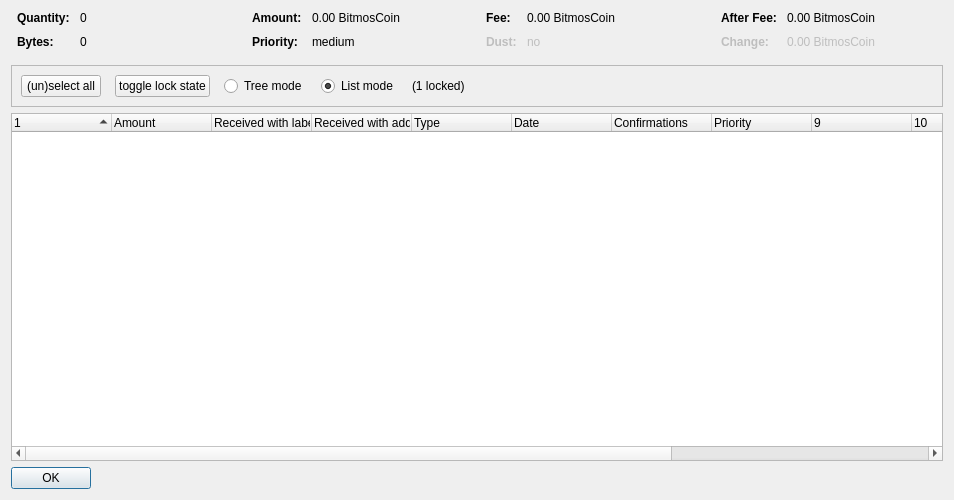
<?xml version="1.0" encoding="UTF-8"?>
<ui version="4.0">
 <class>CoinControlDialog</class>
 <widget class="QDialog" name="CoinControlDialog">
  <property name="geometry">
   <rect>
    <x>0</x>
    <y>0</y>
    <width>954</width>
    <height>500</height>
   </rect>
  </property>
  <property name="windowTitle">
   <string>Coin Selection</string>
  </property>
  <layout class="QVBoxLayout" name="verticalLayout">
   <item>
    <layout class="QHBoxLayout" name="horizontalLayoutTop" stretch="0,0,0,0">
     <property name="topMargin">
      <number>0</number>
     </property>
     <property name="bottomMargin">
      <number>10</number>
     </property>
     <item>
      <layout class="QFormLayout" name="formLayoutCoinControl1">
       <property name="horizontalSpacing">
        <number>10</number>
       </property>
       <property name="verticalSpacing">
        <number>10</number>
       </property>
       <property name="leftMargin">
        <number>6</number>
       </property>
       <property name="rightMargin">
        <number>6</number>
       </property>
       <item row="0" column="0">
        <widget class="QLabel" name="labelCoinControlQuantityText">
         <property name="font">
          <font>
           <weight>75</weight>
           <bold>true</bold>
          </font>
         </property>
         <property name="text">
          <string>Quantity:</string>
         </property>
        </widget>
       </item>
       <item row="0" column="1">
        <widget class="QLabel" name="labelCoinControlQuantity">
         <property name="cursor">
          <cursorShape>IBeamCursor</cursorShape>
         </property>
         <property name="contextMenuPolicy">
          <enum>Qt::ActionsContextMenu</enum>
         </property>
         <property name="text">
          <string notr="true">0</string>
         </property>
         <property name="textInteractionFlags">
          <set>Qt::LinksAccessibleByMouse|Qt::TextSelectableByKeyboard|Qt::TextSelectableByMouse</set>
         </property>
        </widget>
       </item>
       <item row="1" column="0">
        <widget class="QLabel" name="labelCoinControlBytesText">
         <property name="font">
          <font>
           <weight>75</weight>
           <bold>true</bold>
          </font>
         </property>
         <property name="text">
          <string>Bytes:</string>
         </property>
        </widget>
       </item>
       <item row="1" column="1">
        <widget class="QLabel" name="labelCoinControlBytes">
         <property name="cursor">
          <cursorShape>IBeamCursor</cursorShape>
         </property>
         <property name="contextMenuPolicy">
          <enum>Qt::ActionsContextMenu</enum>
         </property>
         <property name="text">
          <string notr="true">0</string>
         </property>
         <property name="textInteractionFlags">
          <set>Qt::LinksAccessibleByMouse|Qt::TextSelectableByKeyboard|Qt::TextSelectableByMouse</set>
         </property>
        </widget>
       </item>
      </layout>
     </item>
     <item>
      <layout class="QFormLayout" name="formLayoutCoinControl2">
       <property name="horizontalSpacing">
        <number>10</number>
       </property>
       <property name="verticalSpacing">
        <number>10</number>
       </property>
       <property name="leftMargin">
        <number>6</number>
       </property>
       <property name="rightMargin">
        <number>6</number>
       </property>
       <item row="0" column="0">
        <widget class="QLabel" name="labelCoinControlAmountText">
         <property name="font">
          <font>
           <weight>75</weight>
           <bold>true</bold>
          </font>
         </property>
         <property name="text">
          <string>Amount:</string>
         </property>
        </widget>
       </item>
       <item row="0" column="1">
        <widget class="QLabel" name="labelCoinControlAmount">
         <property name="cursor">
          <cursorShape>IBeamCursor</cursorShape>
         </property>
         <property name="contextMenuPolicy">
          <enum>Qt::ActionsContextMenu</enum>
         </property>
         <property name="text">
          <string notr="true">0.00 BitmosCoin</string>
         </property>
         <property name="textInteractionFlags">
          <set>Qt::LinksAccessibleByMouse|Qt::TextSelectableByKeyboard|Qt::TextSelectableByMouse</set>
         </property>
        </widget>
       </item>
       <item row="1" column="0">
        <widget class="QLabel" name="labelCoinControlPriorityText">
         <property name="font">
          <font>
           <weight>75</weight>
           <bold>true</bold>
          </font>
         </property>
         <property name="text">
          <string>Priority:</string>
         </property>
        </widget>
       </item>
       <item row="1" column="1">
        <widget class="QLabel" name="labelCoinControlPriority">
         <property name="cursor">
          <cursorShape>IBeamCursor</cursorShape>
         </property>
         <property name="contextMenuPolicy">
          <enum>Qt::ActionsContextMenu</enum>
         </property>
         <property name="text">
          <string>medium</string>
         </property>
         <property name="textInteractionFlags">
          <set>Qt::LinksAccessibleByMouse|Qt::TextSelectableByKeyboard|Qt::TextSelectableByMouse</set>
         </property>
        </widget>
       </item>
      </layout>
     </item>
     <item>
      <layout class="QFormLayout" name="formLayoutCoinControl3">
       <property name="horizontalSpacing">
        <number>10</number>
       </property>
       <property name="verticalSpacing">
        <number>10</number>
       </property>
       <property name="leftMargin">
        <number>6</number>
       </property>
       <property name="rightMargin">
        <number>6</number>
       </property>
       <item row="0" column="0">
        <widget class="QLabel" name="labelCoinControlFeeText">
         <property name="font">
          <font>
           <weight>75</weight>
           <bold>true</bold>
          </font>
         </property>
         <property name="text">
          <string>Fee:</string>
         </property>
        </widget>
       </item>
       <item row="0" column="1">
        <widget class="QLabel" name="labelCoinControlFee">
         <property name="cursor">
          <cursorShape>IBeamCursor</cursorShape>
         </property>
         <property name="contextMenuPolicy">
          <enum>Qt::ActionsContextMenu</enum>
         </property>
         <property name="text">
          <string notr="true">0.00 BitmosCoin</string>
         </property>
         <property name="textInteractionFlags">
          <set>Qt::LinksAccessibleByMouse|Qt::TextSelectableByKeyboard|Qt::TextSelectableByMouse</set>
         </property>
        </widget>
       </item>
       <item row="1" column="0">
        <widget class="QLabel" name="labelCoinControlLowOutputText">
         <property name="enabled">
          <bool>false</bool>
         </property>
         <property name="font">
          <font>
           <weight>75</weight>
           <bold>true</bold>
          </font>
         </property>
         <property name="text">
          <string>Dust:</string>
         </property>
        </widget>
       </item>
       <item row="1" column="1">
        <widget class="QLabel" name="labelCoinControlLowOutput">
         <property name="enabled">
          <bool>false</bool>
         </property>
         <property name="cursor">
          <cursorShape>IBeamCursor</cursorShape>
         </property>
         <property name="contextMenuPolicy">
          <enum>Qt::ActionsContextMenu</enum>
         </property>
         <property name="text">
          <string>no</string>
         </property>
         <property name="textInteractionFlags">
          <set>Qt::LinksAccessibleByMouse|Qt::TextSelectableByKeyboard|Qt::TextSelectableByMouse</set>
         </property>
        </widget>
       </item>
      </layout>
     </item>
     <item>
      <layout class="QFormLayout" name="formLayoutCoinControl4">
       <property name="horizontalSpacing">
        <number>10</number>
       </property>
       <property name="verticalSpacing">
        <number>10</number>
       </property>
       <property name="leftMargin">
        <number>6</number>
       </property>
       <property name="rightMargin">
        <number>6</number>
       </property>
       <item row="0" column="0">
        <widget class="QLabel" name="labelCoinControlAfterFeeText">
         <property name="font">
          <font>
           <weight>75</weight>
           <bold>true</bold>
          </font>
         </property>
         <property name="text">
          <string>After Fee:</string>
         </property>
        </widget>
       </item>
       <item row="0" column="1">
        <widget class="QLabel" name="labelCoinControlAfterFee">
         <property name="cursor">
          <cursorShape>IBeamCursor</cursorShape>
         </property>
         <property name="contextMenuPolicy">
          <enum>Qt::ActionsContextMenu</enum>
         </property>
         <property name="text">
          <string notr="true">0.00 BitmosCoin</string>
         </property>
         <property name="textInteractionFlags">
          <set>Qt::LinksAccessibleByMouse|Qt::TextSelectableByKeyboard|Qt::TextSelectableByMouse</set>
         </property>
        </widget>
       </item>
       <item row="1" column="0">
        <widget class="QLabel" name="labelCoinControlChangeText">
         <property name="enabled">
          <bool>false</bool>
         </property>
         <property name="font">
          <font>
           <weight>75</weight>
           <bold>true</bold>
          </font>
         </property>
         <property name="text">
          <string>Change:</string>
         </property>
        </widget>
       </item>
       <item row="1" column="1">
        <widget class="QLabel" name="labelCoinControlChange">
         <property name="enabled">
          <bool>false</bool>
         </property>
         <property name="cursor">
          <cursorShape>IBeamCursor</cursorShape>
         </property>
         <property name="contextMenuPolicy">
          <enum>Qt::ActionsContextMenu</enum>
         </property>
         <property name="text">
          <string notr="true">0.00 BitmosCoin</string>
         </property>
         <property name="textInteractionFlags">
          <set>Qt::LinksAccessibleByMouse|Qt::TextSelectableByKeyboard|Qt::TextSelectableByMouse</set>
         </property>
        </widget>
       </item>
      </layout>
     </item>
    </layout>
   </item>
   <item>
    <widget class="QFrame" name="frame">
     <property name="minimumSize">
      <size>
       <width>0</width>
       <height>40</height>
      </size>
     </property>
     <property name="frameShape">
      <enum>QFrame::StyledPanel</enum>
     </property>
     <property name="frameShadow">
      <enum>QFrame::Sunken</enum>
     </property>
     <layout class="QHBoxLayout" name="horizontalLayout">
      <item>
       <layout class="QHBoxLayout" name="horizontalLayoutPanel" stretch="0,0,0,0,0,0">
        <property name="spacing">
         <number>14</number>
        </property>
        <item>
         <widget class="QPushButton" name="pushButtonSelectAll">
          <property name="sizePolicy">
           <sizepolicy hsizetype="Maximum" vsizetype="Fixed">
            <horstretch>0</horstretch>
            <verstretch>0</verstretch>
           </sizepolicy>
          </property>
          <property name="text">
           <string>(un)select all</string>
          </property>
          <property name="autoDefault">
           <bool>false</bool>
          </property>
         </widget>
        </item>
        <item>
         <widget class="QPushButton" name="pushButtonToggleLock">
          <property name="sizePolicy">
           <sizepolicy hsizetype="Maximum" vsizetype="Fixed">
            <horstretch>0</horstretch>
            <verstretch>0</verstretch>
           </sizepolicy>
          </property>
          <property name="text">
           <string>toggle lock state</string>
          </property>
          <property name="autoDefault">
           <bool>false</bool>
          </property>
         </widget>
        </item>
        <item>
         <widget class="QRadioButton" name="radioTreeMode">
          <property name="sizePolicy">
           <sizepolicy hsizetype="Maximum" vsizetype="Fixed">
            <horstretch>0</horstretch>
            <verstretch>0</verstretch>
           </sizepolicy>
          </property>
          <property name="text">
           <string>Tree mode</string>
          </property>
         </widget>
        </item>
        <item>
         <widget class="QRadioButton" name="radioListMode">
          <property name="sizePolicy">
           <sizepolicy hsizetype="Maximum" vsizetype="Fixed">
            <horstretch>0</horstretch>
            <verstretch>0</verstretch>
           </sizepolicy>
          </property>
          <property name="text">
           <string>List mode</string>
          </property>
          <property name="checked">
           <bool>true</bool>
          </property>
         </widget>
        </item>
        <item>
         <widget class="QLabel" name="labelLocked">
          <property name="text">
           <string>(1 locked)</string>
          </property>
         </widget>
        </item>
        <item>
         <spacer name="horizontalSpacer">
          <property name="orientation">
           <enum>Qt::Horizontal</enum>
          </property>
          <property name="sizeHint" stdset="0">
           <size>
            <width>40</width>
            <height>20</height>
           </size>
          </property>
         </spacer>
        </item>
       </layout>
      </item>
     </layout>
    </widget>
   </item>
   <item>
    <widget class="CoinControlTreeWidget" name="treeWidget">
     <property name="contextMenuPolicy">
      <enum>Qt::CustomContextMenu</enum>
     </property>
     <property name="sortingEnabled">
      <bool>false</bool>
     </property>
     <property name="columnCount">
      <number>13</number>
     </property>
     <attribute name="headerShowSortIndicator" stdset="0">
      <bool>true</bool>
     </attribute>
     <attribute name="headerStretchLastSection">
      <bool>false</bool>
     </attribute>
     <column>
      <property name="text">
       <string/>
      </property>
     </column>
     <column>
      <property name="text">
       <string>Amount</string>
      </property>
     </column>
     <column>
      <property name="text">
       <string>Received with label</string>
      </property>
     </column>
     <column>
      <property name="text">
       <string>Received with address</string>
      </property>
     </column>
     <column>
      <property name="text">
	<string>Type</string>
      </property>
     </column>
     <column>
      <property name="text">
       <string>Date</string>
      </property>
     </column>
     <column>
      <property name="text">
       <string>Confirmations</string>
      </property>
      <property name="toolTip">
       <string>Confirmed</string>
      </property>
     </column>
     <column>
      <property name="text">
       <string>Priority</string>
      </property>
     </column>
     <column>
      <property name="text">
       <string/>
      </property>
     </column>
     <column>
      <property name="text">
       <string/>
      </property>
     </column>
     <column>
      <property name="text">
       <string/>
      </property>
     </column>
     <column>
      <property name="text">
       <string/>
      </property>
     </column>
     <column>
      <property name="text">
       <string/>
      </property>
     </column>
    </widget>
   </item>
   <item>
    <widget class="QDialogButtonBox" name="buttonBox">
     <property name="sizePolicy">
      <sizepolicy hsizetype="Maximum" vsizetype="Fixed">
       <horstretch>0</horstretch>
       <verstretch>0</verstretch>
      </sizepolicy>
     </property>
     <property name="orientation">
      <enum>Qt::Horizontal</enum>
     </property>
     <property name="standardButtons">
      <set>QDialogButtonBox::Ok</set>
     </property>
    </widget>
   </item>
  </layout>
 </widget>
 <customwidgets>
  <customwidget>
   <class>CoinControlTreeWidget</class>
   <extends>QTreeWidget</extends>
   <header>coincontroltreewidget.h</header>
  </customwidget>
 </customwidgets>
 <resources/>
 <connections/>
</ui>
